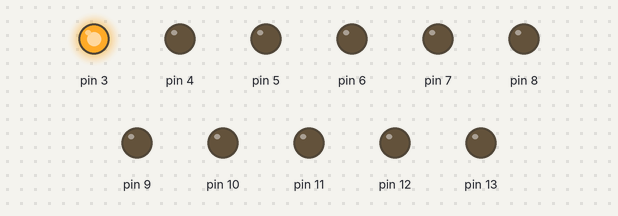
Bench run of a sketch on a simulated Arduino Uno, built with avr-gcc and run on an emulated ATmega328P. On the bench: output pins drawn as LEDs (lit = HIGH).

Above: at 0.1 s.
At 0.5 s:
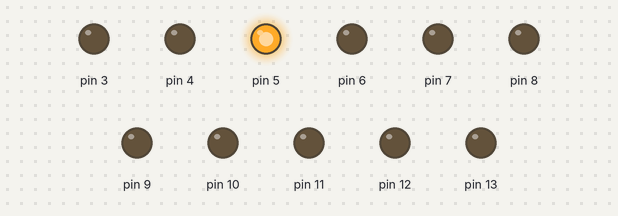
At 1.1 s:
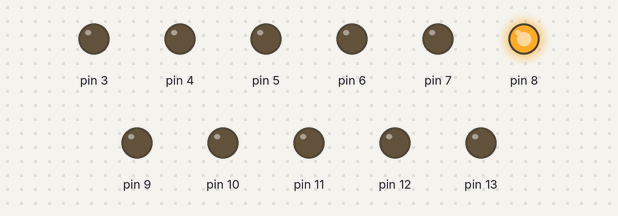
At 1.7 s:
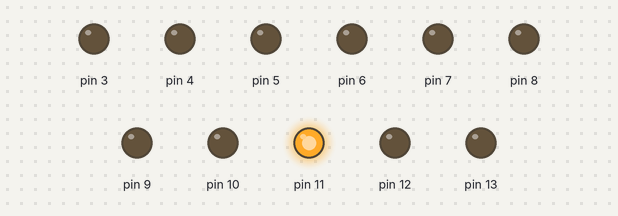
At 2.5 s:
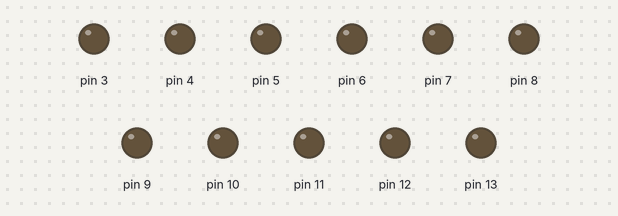
At 39.51 s:
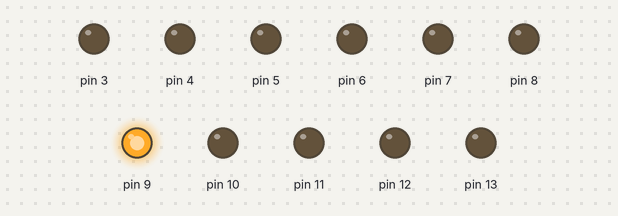
Timing chart, 0 to 40.0 s (numbered marks = the images above):
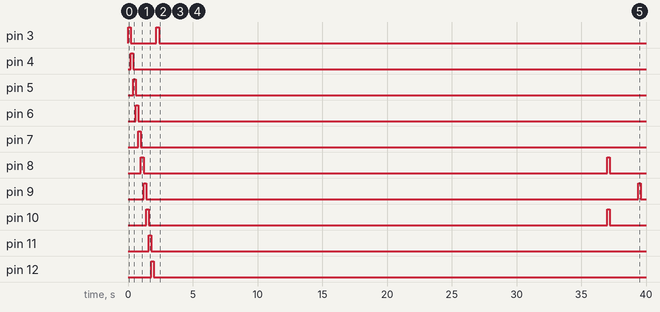

Measured:
- by itself, pin 3: alternates HIGH for 0.20 s and LOW for 2.0 s, 4 changes in all, then stays LOW
- by itself, pin 4: LOW → HIGH at 0.20 s, → LOW 0.20 s later
- by itself, pin 5: LOW → HIGH at 0.40 s, → LOW 0.20 s later
- by itself, pin 6: LOW → HIGH at 0.60 s, → LOW 0.20 s later
- by itself, pin 7: LOW → HIGH at 0.80 s, → LOW 0.20 s later
- by itself, pin 8: alternates HIGH for 0.20 s and LOW for 35.8 s
- by itself, pin 9: alternates HIGH for 0.20 s and LOW for 38.0 s
- by itself, pin 10: alternates HIGH for 0.20 s and LOW for 35.4 s

The sketch:

w3-6.ino
```cpp
void setup() {
  for(int i=3;i<=13;i++){
    pinMode(i,OUTPUT);
  }

}

void loop() {
  // put your main code here, to run repeatedly:
  for(int i=3;i<=13;i++){
    for(int k=3;k<=13;k++)digitalWrite(k,LOW);
    digitalWrite(i,HIGH);
    delay(200);
  }
  for(int i=3;i<=13;i--){
    for(int k=3;k<=13;k++)digitalWrite(k,LOW);
    digitalWrite(i,HIGH);
    delay(200);
  }
}
```
